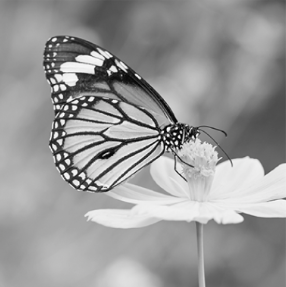
#> input picture Images/1.PNG, 286 x 287 px, found by its file name
$ jupyter execute Main.ipynb
#> lines starting #> are read from the running program, lines starting #| are printed output that depends on the picture
[cell 1]
import cv2
import matplotlib.pyplot as plt
import numpy as np

image_path = "1.png"
original_image = cv2.imread(image_path, cv2.IMREAD_GRAYSCALE)
#> original_image: shape (287, 286); min 0, max 255, mean 152

def contrast_narrow(image, I_min=150, I_max=160):
#> called with I_min = 150, I_max = 160
    r = image.astype(np.float32)
    s = ((r / 255.0) * (I_max - I_min)) + I_min
    return np.clip(s, I_min, I_max).astype(np.uint8)

def contrast_increase(image):
    std_dev = np.std(image)
#> std_dev = 47.56
    mean = np.mean(image)
#> mean = 152
    a = mean + 3 * std_dev
#> a = 294.7
    b = mean - 3 * std_dev
#> b = 9.37
    print(f"Ortalama (µ): {mean:.2f}")
#| Ortalama (µ): 152.04
    print(f"Standart Sapma (σ): {std_dev:.2f}")
#| Standart Sapma (σ): 47.56
    print(f"a (Üst Eşik): {a:.2f}, b (Alt Eşik): {b:.2f}")
#| a (Üst Eşik): 294.71, b (Alt Eşik): 9.37

    # Yüzdeliklere göre alt ve üst eşikleri belirle
    q1, q2 = np.percentile(image, [10, 90])  # %10 ve %90 yüzdelikler
#> q1 = 90; q2 = 222
    print(f"Alt Yüzdelik (q1): {q1}, Üst Yüzdelik (q2): {q2}")
#| Alt Yüzdelik (q1): 90.0, Üst Yüzdelik (q2): 222.0

    # Piksel değerlerini normalize et
    r = image.astype(np.float32)
    s = ((r - q1) / (q2 - q1)) * 255
    s = np.clip(s, 0, 255)  # Piksel değerlerini sınırla
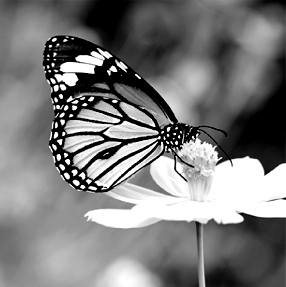
#> s: shape (287, 286) float32; min 0, max 255, mean 123.3
    return s.astype(np.uint8), a, b, q1, q2

def plot_images(original, modified, title_original="Original Image", title_modified="Modified Image"):
    """
    Orijinal ve işlenmiş görüntüleri yan yana karşılaştırır.
    """
    plt.figure(figsize=(12, 6))

    # Orijinal görüntü
    plt.subplot(1, 2, 1)
    plt.imshow(original, cmap='gray')
    plt.title(title_original)
    plt.axis('off')

    # İşlenmiş görüntü
    plt.subplot(1, 2, 2)
    plt.imshow(modified, cmap='gray')
    plt.title(title_modified)
    plt.axis('off')

    plt.tight_layout()
    plt.show()

# Histogram Karşılaştırma Fonksiyonu
def plot_histograms(original, modified, title_original="Original", title_modified="Modified"):
    """
    Orijinal ve işlenmiş görüntülerin histogramlarını karşılaştırır.
    """
    plt.figure(figsize=(10, 5))

    # Orijinal histogram
    plt.subplot(1, 2, 1)
    plt.hist(original.ravel(), bins=256, range=[0, 256], color='blue', alpha=0.7)
    plt.title(f"{title_original} Histogram")
    plt.xlabel("Pixel Intensity")
    plt.ylabel("Frequency")

    # İşlenmiş histogram
    plt.subplot(1, 2, 2)
    plt.hist(modified.ravel(), bins=256, range=[0, 256], color='red', alpha=0.7)
    plt.title(f"{title_modified} Histogram")
    plt.xlabel("Pixel Intensity")
    plt.ylabel("Frequency")

    plt.tight_layout()
    plt.show()

[cell 2]
# Kontrast Daraltma İşlemi
contrast_narrowed_image = contrast_narrow(original_image)

# Kontrast Artırma İşlemi
contrast_increased_image, a, b, q1, q2 = contrast_increase(original_image)
#> a = 294.7; b = 9.37; q1 = 90; q2 = 222

# Görselleştirme
print("Kontrast Daraltma İşlemi:")
plot_images(original_image, contrast_narrowed_image, "Original Image", "Contrast Narrowed Image")
#> in plot_images, `plt.show()`:
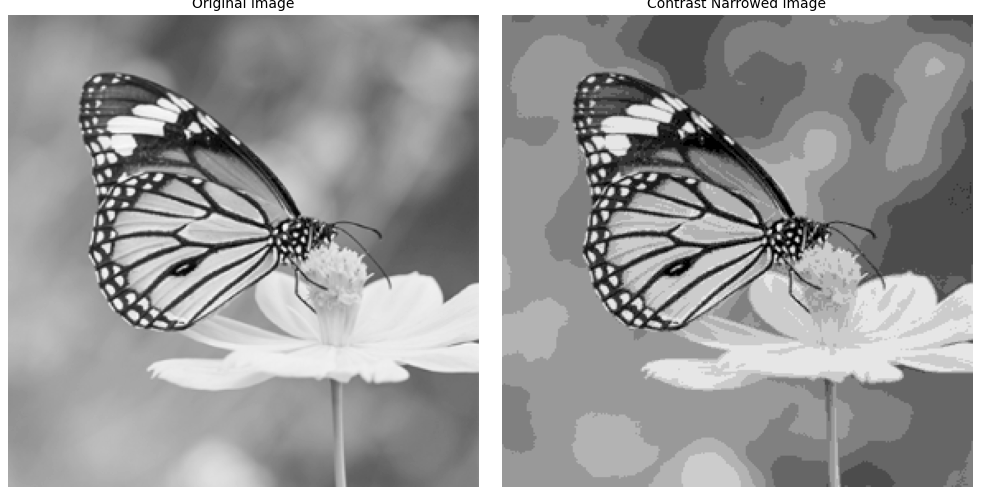
#> figure drawn by matplotlib, 2 panels
plot_histograms(original_image, contrast_narrowed_image, "Original Histogram", "Contrast Narrowed Histogram")
#> in plot_histograms, `plt.show()`:
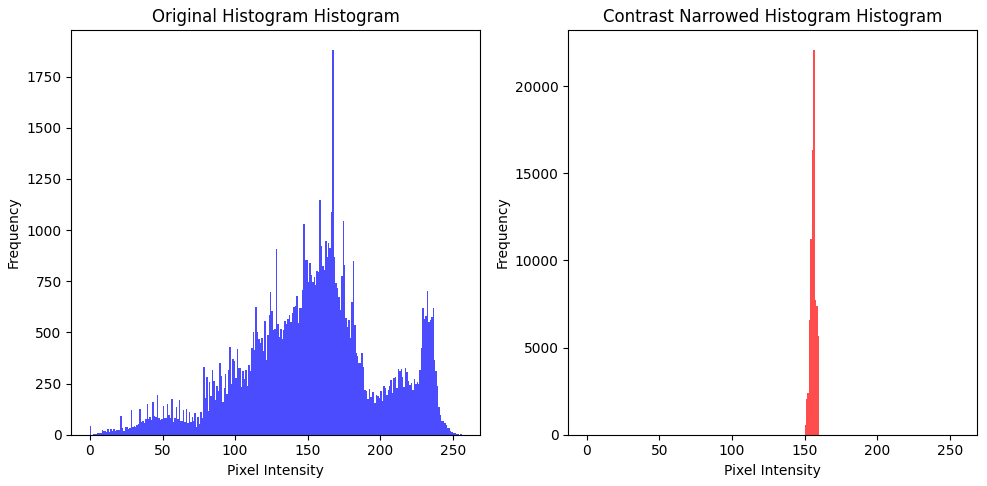
#> figure drawn by matplotlib, 2 panels; panel 1: tallest bar 1882 high, from x = 167 to 168; panel 2: tallest bar 22091 high, from x = 156 to 157

print("Kontrast Artırma İşlemi:")
plot_images(original_image, contrast_increased_image, "Original Image", "Contrast Increased Image")
#> call 2 of plot_images, with title_original = 'Original Image', title_modified = 'Contrast Increased Image'
#> in plot_images (call 2), `plt.show()`:
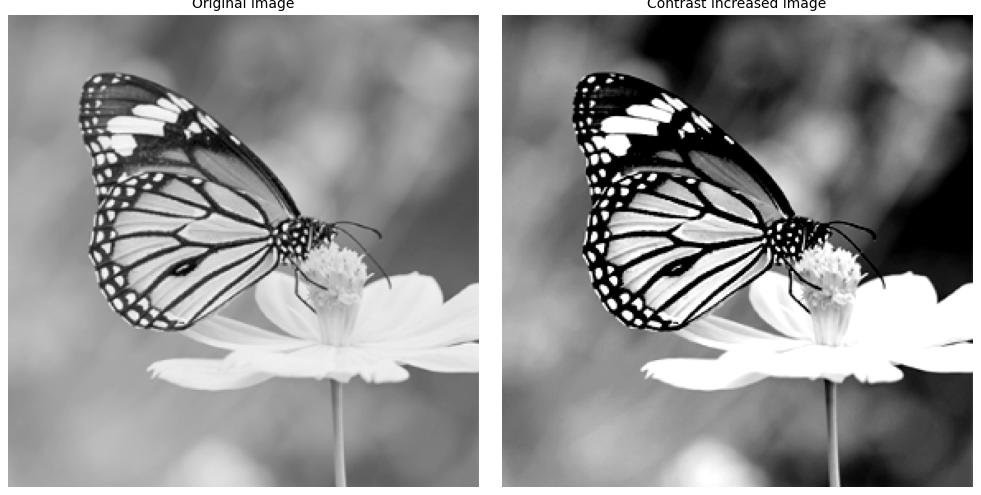
#> figure drawn by matplotlib, 2 panels
plot_histograms(original_image, contrast_increased_image, "Original Histogram", "Contrast Increased Histogram")
#> call 2 of plot_histograms, with title_original = 'Original Histogram', title_modified = 'Contrast Increased Histogram'
#> in plot_histograms (call 2), `plt.show()`:
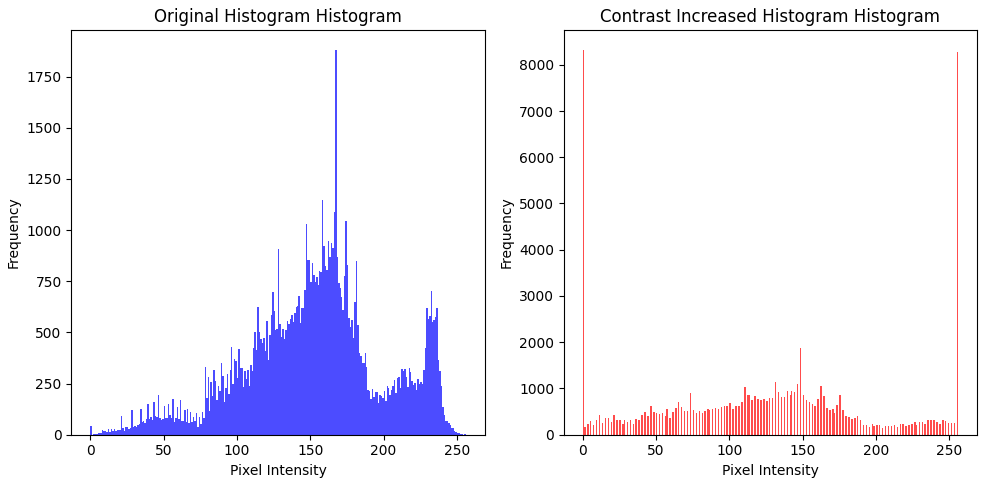
#> figure drawn by matplotlib, 2 panels; panel 1: tallest bar 1882 high, from x = 167 to 168; panel 2: tallest bar 8328 high, from x = 0 to 1

# Hesaplanan Değerlerin Sonuçları
print("\nHesaplanan Değerler:")
print(f"a (Ortalama + 3 * Standart Sapma): {a:.2f}")
#| a (Ortalama + 3 * Standart Sapma): 294.71
print(f"b (Ortalama - 3 * Standart Sapma): {b:.2f}")
#| b (Ortalama - 3 * Standart Sapma): 9.37
print(f"a2 (Üst Yüzdelik - %90): {q2:.2f}")
#| a2 (Üst Yüzdelik - %90): 222.00
print(f"b2 (Alt Yüzdelik - %10): {q1:.2f}")
#| b2 (Alt Yüzdelik - %10): 90.00
